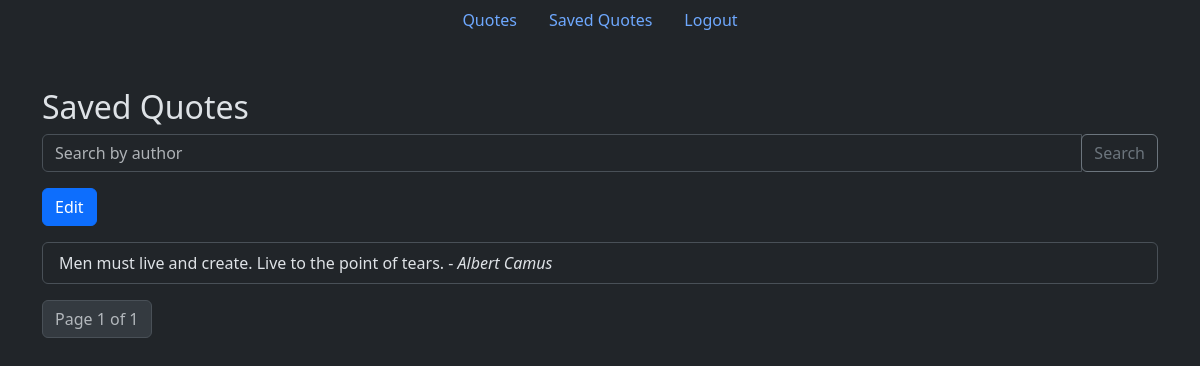
/saved-quotes/ (signed in), run on the app's committed database.
### quotes/models.py (models this page shows, shortened)
class SavedQuote(models.Model):
    user = models.ForeignKey(User, on_delete=models.CASCADE)
    quote_text = models.TextField()
    quote_author = models.CharField(max_length=100)
    class Meta:
        unique_together = ('user', 'quote_text', 'quote_author')

### quotes/views.py (the view)
# urls.py: path('saved-quotes/', views.saved_quotes, name='saved_quotes'),
@login_required
def saved_quotes(request):
    author = request.GET.get('author', '')
    saved_quotes = SavedQuote.objects.filter(user=request.user)
    if author:
        saved_quotes = saved_quotes.filter(quote_author__icontains=author)
    paginator = Paginator(saved_quotes, 10)  # Show 10 quotes per page
    page_number = request.GET.get('page')
    try:
        page_obj = paginator.page(page_number)
    except PageNotAnInteger:
        page_obj = paginator.page(1)
    except EmptyPage:
        page_obj = paginator.page(paginator.num_pages)
    return render(request, 'saved-quotes/saved_quotes.html', {'page_obj': page_obj, 'selected_author': author})

### quotes/templates/saved-quotes/saved_quotes.html (shortened to what this page needs)
{% extends 'base.html' %} {% block content %}
  <div class="container mt-5">
    <h2>Saved Quotes</h2>
    <form method="get" action="{% url 'saved_quotes' %}" class="mb-3">
      <div class="input-group">
        <input type="text" class="form-control" placeholder="Search by author" name="author" value="{{ selected_author }}" />
        <div class="input-group-append">
          <button type="submit" class="btn btn-outline-secondary">Search</button>
        </div>
      </div>
    </form>
    {% if saved_quotes.count == 0 %}
      <p>No quotes found for the given author.</p>
    {% else %}
      <button type="button" class="btn btn-primary mb-3" id="edit-button">Edit</button>
      <form method="post" action="{% url 'delete_selected_quotes' %}" id="delete-form">
        <ul class="list-group">
          {% for saved_quote in page_obj %}
            <li class="list-group-item">
              {{ saved_quote.quote_text }} - <span class="fst-italic">{{ saved_quote.quote_author }}</span>
            </li>
          {% endfor %}
        </ul>
      </form>
      <nav aria-label="Page navigation">
        <ul class="pagination">
          <li class="page-item disabled">
            <span class="page-link">Page {{ page_obj.number }} of {{ page_obj.paginator.num_pages }}</span>
          </li>
        </ul>
      </nav>
    {% endif %}
  </div>
{% endblock %}

### data on the page
SavedQuote: quote_text "Men must live and create. Live to the point of tears.", quote_author "Albert Camus"

### other printed values
{{ page_obj.number }} "1"
{{ page_obj.paginator.num_pages }} "1"
